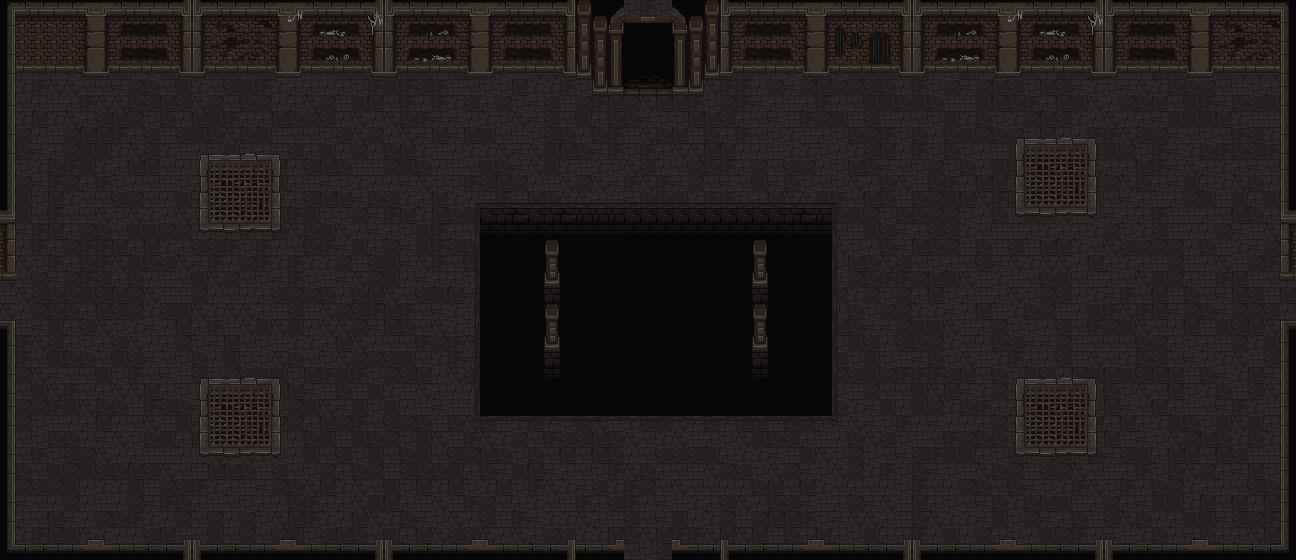

Rendered tile map (Tiled .tmx) drawn with the repository's tilesets; below, a short description and the map source with its tile grids summarised:
An orthogonal 81x35 tile map with 16x16 px tiles, 3 tile layers (Terra, Terra2, Parets), 2 hidden layers not drawn, 2 tilesets.

<map version="1.5" tiledversion="1.7.0" orientation="orthogonal" renderorder="right-down" width="81" height="35" tilewidth="16" tileheight="16" infinite="0" nextlayerid="8" nextobjectid="1">
 <tileset firstgid="1" name="Floor1_TileSet" tilewidth="16" tileheight="16" tilecount="2560" columns="64">
  <image source="../Sprites/Maps/RF_Catacombs_v1.0/mainlevbuild.png" width="1024" height="640" />
 </tileset>
 <tileset firstgid="2561" name="Colisions" tilewidth="16" tileheight="16" tilecount="2" columns="2">
  <image source="../Sprites/Maps/Colisions.png" width="32" height="16" />
 </tileset>
 <layer id="2" name="Terra" width="81" height="35">
  <data>[2835 cells, 2835 non-empty, 30 distinct tile ids]</data>
 </layer>
 <layer id="7" name="Terra2" width="81" height="35">
  <data>[2835 cells, 240 non-empty, 60 distinct tile ids]</data>
 </layer>
 <layer id="1" name="Parets" width="81" height="35">
  <data>[2835 cells, 622 non-empty, 207 distinct tile ids]</data>
 </layer>
 <layer id="5" name="Porta" width="81" height="35" visible="0">
  <data>[2835 cells, 8 non-empty, 8 distinct tile ids]</data>
 </layer>
 <layer id="3" name="Colisions" width="81" height="35" visible="0" opacity="0.54">
  <data>[2835 cells, 286 non-empty, 2 distinct tile ids]</data>
 </layer>
</map>
